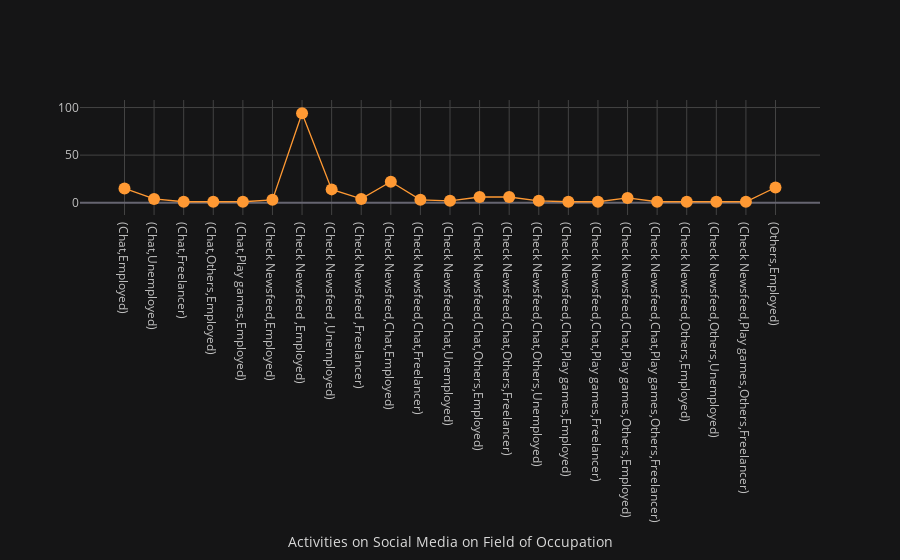

Source (notebook cell):
### Code cell
plot6 = datas['Field of Occupation'].groupby(datas['Activities on Social Media']).value_counts()
plot6.iplot(kind='scatter',mode='lines+markers+text',theme='solar',xTitle='Activities on Social Media on Field of Occupation')

### Figure 1 — Plotly figure (JSON) as saved in the notebook; plotly's stock layout.template omitted (floating-point values rounded to 4 significant figures)
{"data": [{"line": {"color": "rgba(255, 153, 51, 1.0)", "dash": "solid", "shape": "linear", "width": 1.3}, "marker": {"size": 12, "symbol": "circle"}, "mode": "lines+markers+text", "name": "Field of Occupation", "text": "", "type": "scatter", "x": ["(Chat,Employed)", "(Chat,Unemployed)", "(Chat,Freelancer)", "(Chat,Others,Employed)", "(Chat,Play games,Employed)", "(Check Newsfeed,Employed)", "(Check Newsfeed ,Employed)", "(Check Newsfeed ,Unemployed)", "(Check Newsfeed ,Freelancer)", "(Check Newsfeed,Chat,Employed)", "(Check Newsfeed,Chat,Freelancer)", "(Check Newsfeed,Chat,Unemployed)", "(Check Newsfeed,Chat,Others,Employed)", "(Check Newsfeed,Chat,Others,Freelancer)", "(Check Newsfeed,Chat,Others,Unemployed)", "(Check Newsfeed,Chat,Play games,Employed)", "(Check Newsfeed,Chat,Play games,Freelancer)", "(Check Newsfeed,Chat,Play games,Others,Employed)", "(Check Newsfeed,Chat,Play games,Others,Freelancer)", "(Check Newsfeed,Others,Employed)", "(Check Newsfeed,Others,Unemployed)", "(Check Newsfeed,Play games,Others,Freelancer)", "(Others,Employed)"], "y": [15, 4, 1, 1, 1, 3, 94, 14, 4, 22, 3, 2, 6, 6, 2, 1, 1, 5, 1, 1, 1, 1, 16]}], "layout": {"legend": {"bgcolor": "#151516", "font": {"color": "#D9D9D9"}}, "paper_bgcolor": "#151516", "plot_bgcolor": "#151516", "title": {"font": {"color": "#D9D9D9"}}, "xaxis": {"gridcolor": "#434343", "showgrid": true, "tickfont": {"color": "#C2C2C2"}, "title": {"font": {"color": "#D9D9D9"}, "text": "Activities on Social Media on Field of Occupation"}, "zerolinecolor": "#666570"}, "yaxis": {"gridcolor": "#434343", "showgrid": true, "tickfont": {"color": "#C2C2C2"}, "title": {"font": {"color": "#D9D9D9"}, "text": ""}, "zerolinecolor": "#666570"}}}
